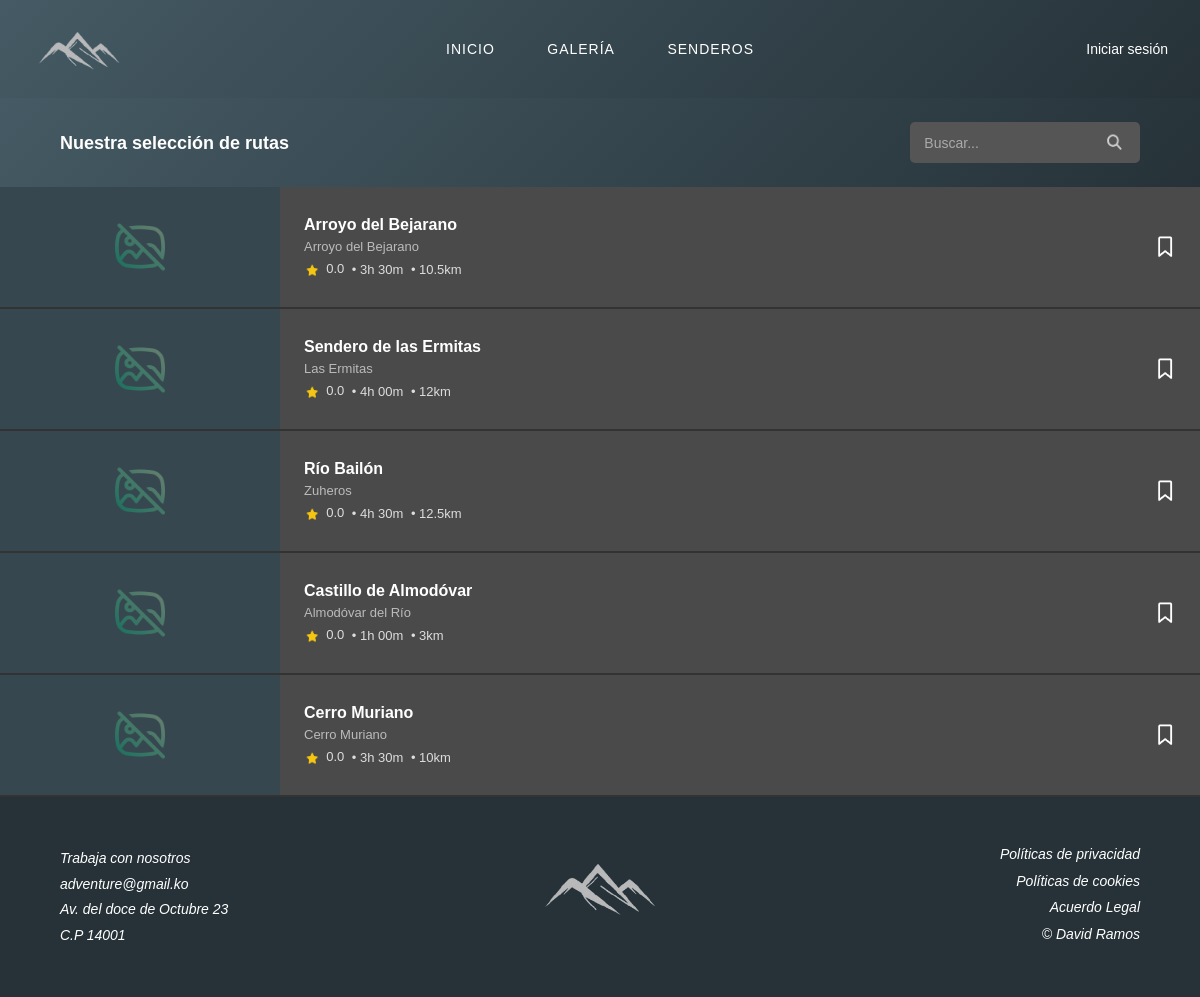
The app's page /category_page.php with its own data.
### tables this page shows
CREATE TABLE `ruta` (
  `id_ruta` int(11) NOT NULL,
  `id_usuario` int(11) NOT NULL,
  `id_ubicacion` int(11) NOT NULL,
  `titulo` varchar(255) DEFAULT NULL,
  `nombre_ruta` varchar(255) DEFAULT NULL,
  `descripcion` text DEFAULT NULL,
  `distancia_km` float DEFAULT NULL,
  `duracion_estimada` varchar(50) DEFAULT NULL,
  `dificultad` varchar(50) DEFAULT NULL,
  `desnivel_metros` int(11) DEFAULT NULL,
  `imagen_url` varchar(500) DEFAULT NULL
);

CREATE TABLE `ubicacion` (
  `id_ubicacion` int(11) NOT NULL,
  `nombre` varchar(255) NOT NULL,
  `latitud` decimal(10,8) DEFAULT NULL,
  `longitud` decimal(11,8) DEFAULT NULL
);

### category_page.php (the view, shortened to what this page needs)
<!DOCTYPE html>
<html lang="es">
<head>
    <link rel="stylesheet" href="Includes/styles.css">
</head>
<body id="top">
    <header class="header-general">
        <?php include 'Includes/header.php'; ?>
    </header>
    <main class="categoriaPrincipal">
        <div class="categoriaToolbar">
            <h1>Nuestra selección de rutas</h1>
            <div class="cajaBusqueda">
                <input type="text" id="searchInput" placeholder="Buscar...">
                <button type="submit"><img src="Img/Icons/search.png" alt="Buscar" class="iconoBuscar"></button>
            </div>
        </div>
        <section class="listaRutas">
            <?php
            require_once 'Includes/db.php';
            try {
                $id_usuario = isset($_SESSION['id_usuario']) ? $_SESSION['id_usuario'] : 0;
                $sql = "SELECT r.*, u.nombre as nombre_ubicacion,
                        COALESCE((SELECT AVG(puntuacion) FROM resena WHERE id_ruta = r.id_ruta), 0) as media_puntuacion,
                        (SELECT COUNT(*) FROM favorito WHERE id_ruta = r.id_ruta AND id_usuario = :id_usuario) as es_favorito
                        FROM ruta r
                        JOIN ubicacion u ON r.id_ubicacion = u.id_ubicacion";
                $params = [':id_usuario' => $id_usuario];
                $stmt = $pdo->prepare($sql);
                $stmt->execute($params);
                $rutas = $stmt->fetchAll(PDO::FETCH_ASSOC);
                if (count($rutas) > 0) {
                    foreach ($rutas as $ruta) {
            ?>
                        <article class="tarjetaRuta">
                            <a href="content_page.php?id=<?php echo $ruta['id_ruta']; ?>" class="tarjetaRutaEnlace">
                                <div class="tarjetaRutaImagen">
                                    <?php if (!empty($ruta['imagen_url'])): ?>
                                        <img src="<?php echo htmlspecialchars($ruta['imagen_url']); ?>" alt="Imagen ruta">
                                    <?php else: ?>
                                        <div class="sinFoto"><img src="Img/Icons/sin-imagen.png" alt="Sin foto"></div>
                                    <?php endif; ?>
                                </div>
                                <div class="tarjetaRutaInfo">
                                    <h2><?php echo htmlspecialchars($ruta['nombre_ruta']); ?></h2>
                                    <p class="tarjetaRutaUbicacion"><?php echo htmlspecialchars($ruta['nombre_ubicacion']); ?></p>
                                    <div class="tarjetaRutaEstadisticas">
                                        <span><img src="Img/Icons/star.png" alt="Estrella" class="iconoEstrella"> <?php echo number_format($ruta['media_puntuacion'], 1); ?></span>
                                        <span>• <?php echo htmlspecialchars($ruta['duracion_estimada']); ?></span>
                                        <span>• <?php echo htmlspecialchars($ruta['distancia_km']); ?>km</span>
                                    </div>
                                </div>
                            </a>
                            <button class="botonMarcador" data-id="<?php echo $ruta['id_ruta']; ?>">
                                <?php if ($ruta['es_favorito'] > 0): ?>
                                    <img src="Img/Icons/favorito_solid.png" alt="Favorito" class="iconoFavorito">
                                <?php else: ?>
                                    <img src="Img/Icons/favourite.png" alt="Favorito" class="iconoFavorito">
                                <?php endif; ?>
                            </button>
                        </article>
            <?php
                    }
                } else {
                    echo "<p>No hay rutas disponibles actualmente.</p>";
                }
            } catch (PDOException $e) {
                echo "<p>Error al cargar las rutas: " . $e->getMessage() . "</p>";
            }
            ?>
        </section>
    </main>
    <footer>
        <?php include 'Includes/footer.php'; ?>
    </footer>
</body>
</html>

### Includes/header.php (shortened to what this page needs)
<nav class="navbar">
    <a href="index.php" class="logo-desktop">
        <img src="Img/the_logo.png" width="80em" alt="Inicio">
    </a>
    <ul class="enlacesNav">
        <li><a href="index.php">INICIO</a></li>
        <li><a href="gallery_page.php">GALERÍA</a></li>
        <li><a href="category_page.php">SENDEROS</a></li>
    </ul>
    <div class="login">
        <?php if (isset($_SESSION['usuario'])) { ?>
            <div class="menuUsuario">
                <?php if (!empty($_SESSION['perfil_imagen'])) { ?>
                    <img src="<?php echo $_SESSION['perfil_imagen']; ?>" alt="Perfil" class="fotoPerfilHeader" style="width: 30px; height: 30px; border-radius: 50%; object-fit: cover; margin-right: 10px; vertical-align: middle;">
                <?php } ?>
                <span class="nombreUsuario"><?php echo $_SESSION['usuario']; ?></span>
                <div class="menuDesplegable">
                    <a href="favorites_page.php">Favoritos</a>
                    <a href="create_page.php">Crear ruta</a>
                    <a href="index.php?cerrar_sesion=1">Cerrar sesión</a>
                </div>
            </div>
        <?php } else { ?>
            <a href="login.php">Iniciar sesión</a>
        <?php } ?>
    </div>
</nav>

### Includes/footer.php
<div class="footerContenido">
    <div class="footerColumna">
        <a href="info_page.php?type=work">Trabaja con nosotros</a>
        <p style="color: #fff; margin: 5px 0;">adventure@gmail.ko</p>
        <p>Av. del doce de Octubre 23</p>
        <p>C.P 14001</p>
    </div>
    <div class="footerCentro">
        <a href="#top"><img src="Img/the_logo.png" alt="Logo" class="footerLogo"></a>
    </div>
    <div class="footerColumna alinearDerecha">
        <a href="info_page.php?type=privacy">Políticas de privacidad</a>
        <a href="info_page.php?type=cookies">Políticas de cookies</a>
        <a href="info_page.php?type=legal">Acuerdo Legal</a>
        <p style="color: #fff; margin: 5px 0;">&copy David Ramos</p>
    </div>
</div>

### Includes/styles.css (style rules this page uses)
body { margin: 0; font-family: 'Montserrat', sans-serif; background-color: #f0f3f5; min-height: 100vh; display: flex; flex-direction: column; }
.navbar { position: relative; padding: 1.5em 2em; display: flex; justify-content: space-between; align-items: center; }
.logo-desktop { display: block; margin-right: 20px; }
.logo-desktop img { height: 50px; width: auto; display: block; }
.enlacesNav { list-style: none; padding: 0; margin: 0; position: absolute; left: 50%; transform: translateX(-50%); text-align: center; white-space: nowrap; }
.enlacesNav li { display: inline-block; margin: 0 1.5em; }
.enlacesNav li a { text-decoration: none; color: white; font-size: 14px; font-weight: 500; letter-spacing: 1px; }
.login { position: relative; z-index: 10; }
.login a { text-decoration: none; color: white; font-size: 14px; }
footer { background-color: #263238; padding: 3em 5%; }
.footerContenido { display: flex; justify-content: space-between; align-items: center; width: 100%; }
.footerColumna { width: 25%; }
.footerColumna a, .footerColumna p { display: block; margin: 0; margin-bottom: 0.5em; color: white; text-decoration: none; font-size: 14px; font-style: italic; line-height: 1.4; }
.footerColumna a:last-child, .footerColumna p:last-child { margin-bottom: 0; }
.footerCentro { width: 50%; text-align: center; display: flex; justify-content: center; align-items: center; }
.footerLogo { width: 8em; height: auto; margin-bottom: 1em; }
.alinearDerecha { text-align: right; }
.categoriaPrincipal { background-color: #2d2d2d; flex: 1; }
.categoriaToolbar { padding: 1.5em 5%; background-color: #1a1a2e; background-image: url("../Img/fondo.jpg"); background-size: cover; background: linear-gradient(135deg, #455A64 0%, #263238 100%); display: flex; justify-content: space-between; align-items: center; flex-wrap: wrap; position: relative; z-index: 10; }
.categoriaToolbar h1 { color: white; font-size: 18px; font-weight: bold; margin: 0; line-height: 36px; }
.cajaBusqueda { background-color: #555; border-radius: 5px; overflow: hidden; display: flex; align-items: center; }
.cajaBusqueda input { background-color: transparent; border: none; color: white; padding: 0.6em 1em; font-size: 14px; width: 150px; outline: none; }
.cajaBusqueda input::placeholder { color: #aaa; }
.cajaBusqueda button { background-color: transparent; border: none; color: white; padding: 0.6em 1em; cursor: pointer; }
.listaRutas { padding: 0; margin: 0; }
.tarjetaRuta { display: block; background-color: #4a4a4a; border-bottom: 2px solid #333; position: relative; box-sizing: border-box; }
.tarjetaRutaEnlace { display: table; width: 100%; text-decoration: none; color: inherit; padding-right: 50px; box-sizing: border-box; }
.tarjetaRutaImagen { display: table-cell; vertical-align: middle; width: 280px; }
.tarjetaRutaImagen img { width: 280px; height: 120px; object-fit: cover; display: block; }
.sinFoto { display: flex; align-items: center; justify-content: center; width: 100%; height: 100%; min-height: 120px; background-color: #37474F; }
.sinFoto img { width: 50px; height: 50px; opacity: 0.4; object-fit: contain; box-shadow: none; border-radius: 0; }
.tarjetaRutaInfo { display: table-cell; vertical-align: middle; padding: 1em 1.5em; }
.tarjetaRutaInfo h2 { color: white; font-size: 16px; font-weight: bold; margin: 0 0 0.3em 0; }
.tarjetaRutaUbicacion { color: #bbb; font-size: 13px; margin: 0 0 0.5em 0; }
.tarjetaRutaEstadisticas { color: #ddd; font-size: 13px; }
.tarjetaRutaEstadisticas span { margin-right: 0.3em; vertical-align: middle; }
.iconoEstrella { width: 16px; height: 16px; vertical-align: middle; margin-right: 0.2em; }
.botonMarcador { position: absolute; top: 50%; right: 20px; margin-top: -15px; background: none; border: none; cursor: pointer; padding: 0; }
.iconoFavorito { width: 30px; height: 30px; }
.iconoBuscar { width: 25px; height: 25px; vertical-align: middle; }
.header-general { background: linear-gradient(135deg, #455A64 0%, #263238 100%); position: relative; z-index: 1000; }

### records on screen
ruta: nombre_ruta "Arroyo del Bejarano", id_ubicacion.nombre "Arroyo del Bejarano", media_puntuacion "0.0", duracion_estimada "3h 30m", distancia_km "10.5"
ruta: nombre_ruta "Sendero de las Ermitas", id_ubicacion.nombre "Las Ermitas", media_puntuacion "0.0", duracion_estimada "4h 00m", distancia_km "12"
ruta: nombre_ruta "Río Bailón", id_ubicacion.nombre "Zuheros", media_puntuacion "0.0", duracion_estimada "4h 30m", distancia_km "12.5"
ruta: nombre_ruta "Castillo de Almodóvar", id_ubicacion.nombre "Almodóvar del Río", media_puntuacion "0.0", duracion_estimada "1h 00m", distancia_km "3"
ruta: nombre_ruta "Cerro Muriano", id_ubicacion.nombre "Cerro Muriano", media_puntuacion "0.0", duracion_estimada "3h 30m", distancia_km "10"
